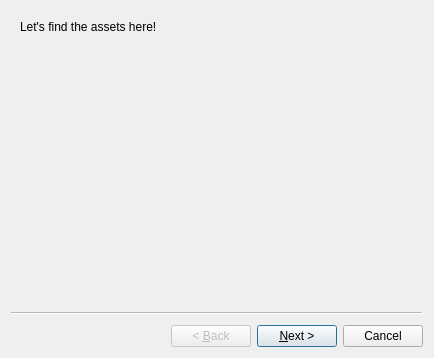
<?xml version="1.0" encoding="UTF-8"?>
<ui version="4.0">
 <class>FindAssetsUI</class>
 <widget class="QWizard" name="FindAssetsUI">
  <property name="geometry">
   <rect>
    <x>0</x>
    <y>0</y>
    <width>434</width>
    <height>358</height>
   </rect>
  </property>
  <property name="windowTitle">
   <string>Find Assets</string>
  </property>
  <widget class="QWizardPage" name="wizardPage1">
   <layout class="QVBoxLayout" name="verticalLayout">
    <item>
     <widget class="QLabel" name="label">
      <property name="text">
       <string>Let's find the assets here!</string>
      </property>
     </widget>
    </item>
   </layout>
  </widget>
  <widget class="UnzipPage" name="wizardPage2">
   <layout class="QVBoxLayout" name="verticalLayout_2">
    <item>
     <widget class="QLabel" name="label_2">
      <property name="text">
       <string>First we could download the version manifest file.</string>
      </property>
     </widget>
    </item>
    <item>
     <widget class="QLabel" name="label_3">
      <property name="text">
       <string>Choose the download directrory, or use the cache directory.</string>
      </property>
     </widget>
    </item>
    <item>
     <layout class="QHBoxLayout" name="horizontalLayout">
      <item>
       <widget class="QLineEdit" name="lineEdit"/>
      </item>
      <item>
       <widget class="QPushButton" name="setBtn">
        <property name="text">
         <string>Set to the cache dir</string>
        </property>
       </widget>
      </item>
      <item>
       <widget class="QPushButton" name="openBtn">
        <property name="text">
         <string/>
        </property>
        <property name="icon">
         <iconset theme="document-open"/>
        </property>
       </widget>
      </item>
     </layout>
    </item>
    <item>
     <widget class="QPushButton" name="manifestBtn">
      <property name="text">
       <string>Download version manifest</string>
      </property>
     </widget>
    </item>
    <item>
     <widget class="QLabel" name="label_4">
      <property name="text">
       <string>The version manifest is invalid!</string>
      </property>
     </widget>
    </item>
   </layout>
  </widget>
  <widget class="QWizardPage" name="wizardPage">
   <layout class="QVBoxLayout" name="verticalLayout_3">
    <item>
     <widget class="QLabel" name="label_5">
      <property name="text">
       <string>Then you can choose the game directory to download the file, Or leave empty to use the cache directory.</string>
      </property>
      <property name="wordWrap">
       <bool>true</bool>
      </property>
     </widget>
    </item>
    <item>
     <layout class="QHBoxLayout" name="horizontalLayout_2">
      <item>
       <widget class="QLineEdit" name="lineEdit_2"/>
      </item>
      <item>
       <widget class="QPushButton" name="openBtn_2">
        <property name="text">
         <string/>
        </property>
        <property name="icon">
         <iconset theme="document-open"/>
        </property>
       </widget>
      </item>
     </layout>
    </item>
    <item>
     <widget class="QLabel" name="label_6">
      <property name="text">
       <string>Choose a version.</string>
      </property>
     </widget>
    </item>
    <item>
     <widget class="QComboBox" name="comboBox">
      <property name="editable">
       <bool>true</bool>
      </property>
     </widget>
    </item>
    <item>
     <widget class="QPushButton" name="versionBtn">
      <property name="text">
       <string>Download version json</string>
      </property>
     </widget>
    </item>
    <item>
     <layout class="QHBoxLayout" name="horizontalLayout_3">
      <item>
       <widget class="QLabel" name="label_7">
        <property name="text">
         <string>Assets index file:</string>
        </property>
       </widget>
      </item>
      <item>
       <widget class="QLabel" name="indexLabel">
        <property name="text">
         <string/>
        </property>
       </widget>
      </item>
     </layout>
    </item>
    <item>
     <widget class="QPushButton" name="indexBtn">
      <property name="text">
       <string>Download assets index file</string>
      </property>
     </widget>
    </item>
    <item>
     <widget class="QPushButton" name="gameBtn">
      <property name="text">
       <string>Download game cilent jar</string>
      </property>
     </widget>
    </item>
   </layout>
  </widget>
  <widget class="QWizardPage" name="wizardPage_2">
   <layout class="QVBoxLayout" name="verticalLayout_4">
    <item>
     <widget class="QLabel" name="label_8">
      <property name="text">
       <string>Now you can choose the assets file to copy from, and extract the game jar to get extra information.</string>
      </property>
      <property name="wordWrap">
       <bool>true</bool>
      </property>
     </widget>
    </item>
    <item>
     <widget class="QPushButton" name="assetsBtn">
      <property name="text">
       <string>Select Assets File</string>
      </property>
     </widget>
    </item>
    <item>
     <widget class="QPushButton" name="unzipBtn">
      <property name="text">
       <string>Unzip Resource Jar</string>
      </property>
     </widget>
    </item>
   </layout>
  </widget>
 </widget>
 <customwidgets>
  <customwidget>
   <class>UnzipPage</class>
   <extends>QWizardPage</extends>
   <header>unzippage.h</header>
   <container>1</container>
  </customwidget>
 </customwidgets>
 <resources/>
 <connections/>
</ui>
